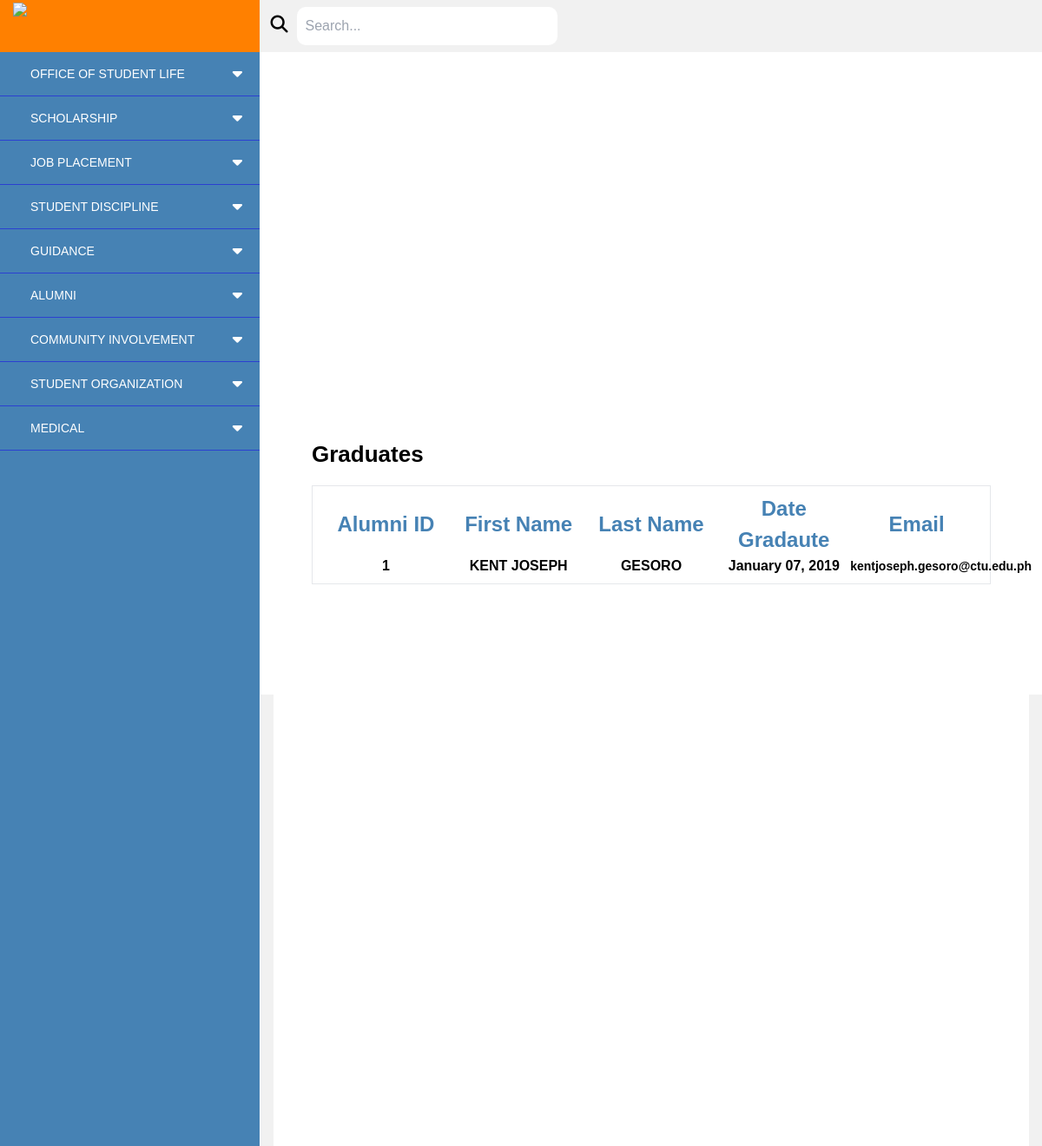
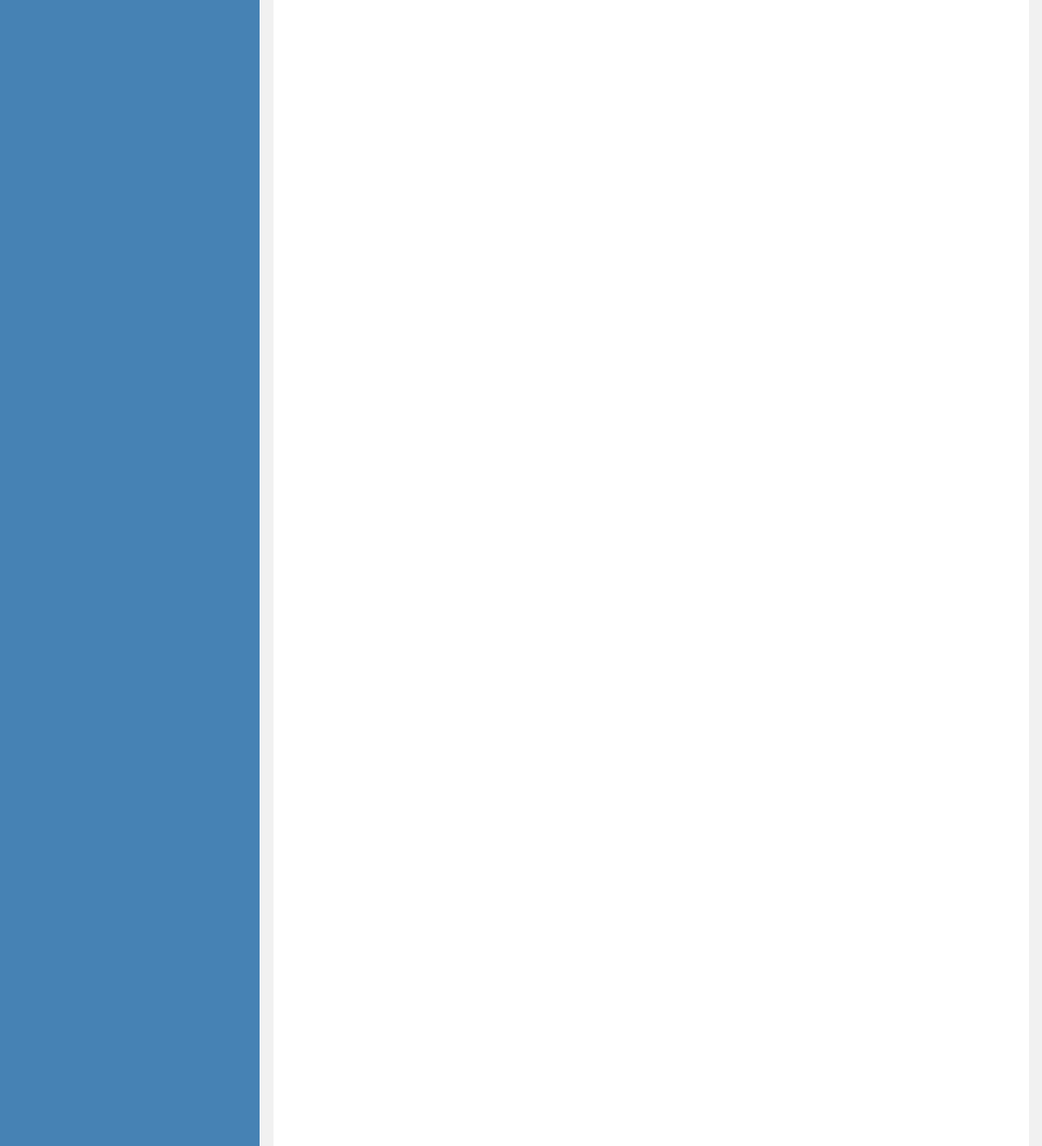
The app's page /admin_grad_tracer/ with its own data (2 pictures, top to bottom).
### studentLife_system/models.py (models this page shows)
class graduateForm(models.Model):
    alumniID = models.OneToOneField(Alumni, on_delete=models.CASCADE, primary_key=True)
    student = models.ForeignKey(studentInfo, on_delete=models.CASCADE, default=0)
    firstname = models.CharField(max_length=100, null=False)
    lastname = models.CharField(max_length=100, null=False)
    degree = models.CharField(max_length=100, null=False, default="")
    sex = models.CharField(max_length=10, null=False, default="")
    email_add = models.CharField(max_length=100, null=False, default="")
    contactnum = models.CharField(max_length=100, null=False, default="")
    alumniaddress = models.CharField(max_length=255, null=False)
    dategraduated = models.DateField(null=False)
    nameoforganization = models.CharField(max_length=255, null=False)
    employmenttype = models.CharField(max_length=100, default="default_value_here")
    occupationalClass = models.CharField(max_length=100, null=False)
    gradscholrelated = models.CharField(max_length=10, null=False)
    yearscompany = models.CharField(max_length=20, null=False)
    placework = models.CharField(max_length=100, null=False)
    firstjobgraduate = models.CharField(max_length=10, null=False)
    reasonstayingjob = models.TextField(null=False)
    designation = models.CharField(max_length=100, null=False)
    status = models.CharField(max_length=50, null=True)
    department = models.CharField(max_length=50, null=True)
    monthlyincome = models.CharField(max_length=50, null=False)
    workwhileworking = models.CharField(max_length=10, null=False)
    ifnotworking = models.CharField(max_length=255, null=False)
    reasontimegap = models.TextField(null=False)
    natureemployment = models.CharField(max_length=100, null=False)
    numberofyears = models.CharField(max_length=20, null=False)
    monthlyincome2 = models.CharField(max_length=50, null=False)
    academicprofession = models.IntegerField(null=False)
    researchcapability = models.IntegerField(null=False)
    learningefficiency = models.IntegerField(null=False)
    peopleskills = models.IntegerField(null=False)
    problemsolvingskills = models.IntegerField(null=False)
    informationtechnologyskills = models.IntegerField(null=False)
    communityfield = models.IntegerField(null=False)
    globalfield = models.IntegerField(null=False)
    criticalskills = models.IntegerField(null=False)
    salaryimprovement = models.IntegerField(null=False)
    opportunitiesabroad = models.IntegerField(null=False)
    personalitydevelopment = models.IntegerField(null=False)
    technologiesvaluesformation = models.IntegerField(null=False)
    meetingprofessionalneeds = models.CharField(max_length=100, null=False, default="")
    rangeofcourses = models.CharField(max_length=100, null=False)
    relevanceprofession = models.CharField(max_length=100, null=False)
    extracurricular = models.CharField(max_length=100, null=False)
    premiumresearch = models.CharField(max_length=100, null=True)
    interlearning = models.CharField(max_length=100, null=False)
    teachingenvironment = models.CharField(max_length=100, null=False)
    qualityinstruction = models.CharField(max_length=100, null=False)
    teachrelationship = models.CharField(max_length=100, null=False)
    libraryresources = models.CharField(max_length=100, null=False)
    labresources = models.CharField(max_length=100, null=False)
    classize = models.CharField(max_length=100, null=False)
    profexpertise = models.CharField(max_length=100, null=False)
    profsubjectmatter = models.CharField(max_length=100, null=False)
    enrollmentdate = models.DateField(null=False)
    studiesdegree = models.CharField(max_length=100, null=False)
    universityinstitution = models.CharField(max_length=255, null=False)
    studiesAddress = models.CharField(max_length=255, null=False)
    pursuingstudies = models.TextField(null=False)
    def alumni_id(self):
        return self.alumni.alumniID
    alumni_id.short_description = "Alumni ID"

class Alumni(models.Model):
    alumniID = models.AutoField(primary_key=True)
    student = models.ForeignKey(studentInfo, on_delete=models.CASCADE)
    alumnidate = models.DateField()
    alumnibirthday = models.DateField()
    alumnicontact = models.CharField(max_length=15)
    sssgsis = models.CharField(max_length=20)
    tin = models.CharField(max_length=20)
    parentguardian = models.CharField(max_length=100)
    alumniaddress = models.TextField()
    firstname = models.CharField(max_length=100, default="")
    lastname = models.CharField(max_length=100, default="")
    email_add = models.CharField(max_length=100, null=False, default="")
    degree = models.CharField(max_length=100, null=False, default="")
    sex = models.CharField(max_length=10, null=False, default="")
    claimed_date = models.DateTimeField(null=True, blank=True)
    approved = models.BooleanField(default=False)

### studentLife_system/views.py (the view)
# urls.py: path("admin_grad_tracer/", views.admin_gradTracer, name="admin_gradTracer"),
def admin_gradTracer(request):
    graduate_requests = graduateForm.objects.select_related("alumniID").all()
    return render(
        request,
        "alumni/users/admin_gradTracer.html",
        {"graduate_requests": graduate_requests},
    )

### templates/alumni/users/admin_gradTracer.html
{% extends 'alumni/users/base.html' %}
{% block content %}
<section class="h-auto ml-[300px] flex items-center justify-center  bg-grayyy ">
  <div class="mx-auto container text-black" style="margin-top: -60%;">
    <div class="flex items-center  justify-center mt-[200px]">
      <div class="bg-white w-full h-screen p-11">
        <h1 class="text-[26px] font-bold mb-4">Graduates</h1>
        <div class="flex flex-col w-full border justify-between items-center p-2">
          <div class="grid grid-cols-5 w-full items-center justify-center">
            <h3 class="text-blo font-bold text-[24px] w-full text-center">Alumni ID</h3>
            <h3 class="text-blo font-bold text-[24px] w-full text-center">First Name</h3>
            <h3 class="text-blo font-bold text-[24px] w-full text-center">Last Name</h3>
            <h3 class="text-blo font-bold text-[24px] w-full text-center">Date Gradaute</h3>
            <h3 class="text-blo font-bold text-[24px] w-full text-center ">Email</h3>
            {% for graduate_request in graduate_requests %}
            <p class="w-full font-bold text-center">
              {{ graduate_request.alumniID.alumniID }}
            </p>
            <p class="w-full font-bold text-center">
              {{ graduate_request.firstname }}
            </p>
            <p class="w-full font-bold text-center">
              {{ graduate_request.lastname }}
            </p>
            <p class="w-full font-bold text-center">
              {{ graduate_request.dategraduated|date:"F d, Y" }}
            </p>
            <p class="w-full font-bold text-center text-[14px]">
              {{ graduate_request.email_add }}
            </p>
            {% endfor %}
          </div>
        </div>
      </div>
    </div>
</section>
{% endblock %}

### static/alumni/users/styles.css (style rules this page uses)
* { margin: 0; padding: 0; box-sizing: border-box; font-family: 'Poppins', sans-serif; list-style-type: none; }

### records on screen
graduateForm: alumniID.alumniID "1", firstname "KENT JOSEPH", lastname "GESORO", dategraduated "January 07, 2019", email_add "kentjoseph.gesoro@ctu.edu.ph"
